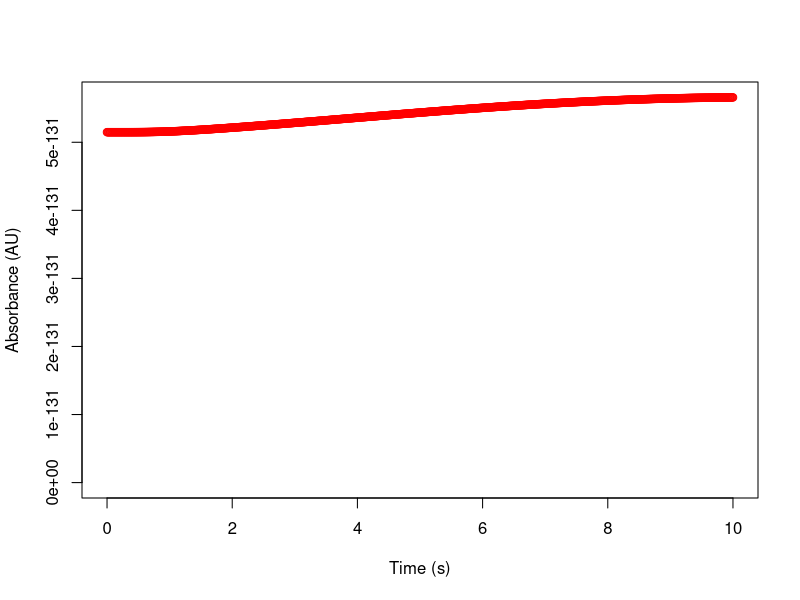

Here is the R script that generated this plot:
#load file
data = read.csv(text="5.148200222412096e-131
5.148200222412095e-131
5.148200222412167e-131
5.148200222416471e-131
5.148200222462501e-131
5.148200222704941e-131
5.148200223571646e-131
5.148200225996905e-131
5.148200231728761e-131
5.148200243701491e-131
5.148200266460978e-131
5.148200306628991e-131
5.14820037339184e-131
5.148200478999251e-131
5.148200639260208e-131
5.148200874023849e-131
5.148201207635e-131
5.148201669355612e-131
5.148202293744946e-131
5.148203120992985e-131
5.148204197203005e-131
5.148205574620627e-131
5.148207311807882e-131
5.148209473761905e-131
5.148212131978783e-131
5.14821536446389e-131
5.148219255690736e-131
5.148223896510726e-131
5.14822938401687e-131
5.14823582136458e-131
5.148243317553072e-131
5.148251987170895e-131
5.148261950109336e-131
5.148273331247282e-131
5.148286260111308e-131
5.148300870514452e-131
5.148317300177241e-131
5.148335690334276e-131
5.148356185329566e-131
5.14837893220368e-131
5.148404080275549e-131
5.148431780721612e-131
5.148462186154798e-131
5.148495450205674e-131
5.148531727107873e-131
5.148571171289758e-131
5.148613936974104e-131
5.148660177787399e-131
5.148710046380191e-131
5.148763694059781e-131
5.148821270436378e-131
5.148882923083693e-131
5.148948797214854e-131
5.149019035374296e-131
5.149093777146276e-131
5.149173158880467e-131
5.149257313434981e-131
5.149346369937124e-131
5.149440453562006e-131
5.149539685329137e-131
5.149644181916941e-131
5.149754055495164e-131
5.149869413574998e-131
5.149990358876688e-131
5.150116989214372e-131
5.150249397397784e-131
5.150387671150475e-131
5.150531893044058e-131
5.150682140448099e-131
5.150838485495034e-131
5.151000995059666e-131
5.1511697307526e-131
5.151344748927098e-131
5.151526100698659e-131
5.15171383197678e-131
5.151907983508179e-131
5.152108590930889e-131
5.152315684838539e-131
5.15252929085418e-131
5.152749429712959e-131
5.152976117353062e-131
5.15320936501416e-131
5.153449179342863e-131
5.1536955625044e-131
5.153948512299999e-131
5.154208022289337e-131
5.154474081917459e-131
5.154746676645587e-131
5.155025788085285e-131
5.155311394135406e-131
5.155603469121354e-131
5.155901983936097e-131
5.156206906182526e-131
5.156518200316671e-131
5.156835827791337e-131
5.157159747199778e-131
5.157489914419026e-131
5.157826282752473e-131
5.158168803071449e-131
5.158517423955394e-131
5.158872091830418e-131
5.159232751105895e-131
5.15959934430893e-131
5.159971812216428e-131
5.160350093984547e-131
5.160734127275405e-131
5.16112384838084e-131
5.161519192343081e-131
5.161920093072223e-131
5.162326483460369e-131
5.162738295492412e-131
5.16315546035326e-131
5.163577908531591e-131
5.16400556991998e-131
5.164438373911429e-131
5.164876249492226e-131
5.165319125331188e-131
5.165766929865243e-131
5.166219591381376e-131
5.166677038094979e-131
5.167139198224604e-131
5.167606000063186e-131
5.168077372045788e-131
5.168553242813857e-131
5.169033541276176e-131
5.169518196666415e-131
5.170007138597496e-131
5.170500297112747e-131
5.170997602733982e-131
5.171498986506541e-131
5.17200438004141e-131
5.17251371555447e-131
5.173026925903002e-131
5.173543944619507e-131
5.174064705942913e-131
5.174589144847322e-131
5.1751171970683e-131
5.175648799126888e-131
5.176183888351341e-131
5.176722402896748e-131
5.177264281762584e-131
5.177809464808288e-131
5.178357892766968e-131
5.178909507257279e-131
5.179464250793614e-131
5.180022066794647e-131
5.180582899590302e-131
5.181146694427267e-131
5.181713397473073e-131
5.182282955818893e-131
5.182855317481015e-131
5.183430431401187e-131
5.184008247445815e-131
5.184588716404087e-131
5.185171789985154e-131
5.185757420814321e-131
5.186345562428433e-131
5.18693616927038e-131
5.187529196682892e-131
5.188124600901608e-131
5.188722339047484e-131
5.189322369118615e-131
5.189924649981471e-131
5.190529141361638e-131
5.191135803834088e-131
5.191744598812979e-131
5.19235548854113e-131
5.192968436079076e-131
5.193583405293839e-131
5.194200360847409e-131
5.194819268184951e-131
5.195440093522814e-131
5.196062803836333e-131
5.19668736684746e-131
5.197313751012262e-131
5.1979419255083e-131
5.198571860221895e-131
5.199203525735358e-131
5.199836893314137e-131
5.200471934893946e-131
5.201108623067874e-131
5.201746931073501e-131
5.202386832780018e-131
5.203028302675409e-131
5.203671315853653e-131
5.204315848001989e-131
5.204961875388273e-131
5.20560937484839e-131
5.206258323773785e-131
5.206908700099072e-131
5.207560482289786e-131
5.208213649330215e-131
5.208868180711396e-131
5.209524056419209e-131
5.210181256922667e-131
5.210839763162271e-131
5.211499556538588e-131
5.212160618900948e-131
5.212822932536301e-131
5.213486480158243e-131
5.21415124489622e-131
5.214817210284856e-131
5.215484360253522e-131
5.216152679116001e-131
5.21682215156039e-131
5.217492762639119e-131
5.218164497759204e-131
5.218837342672641e-131
5.219511283466972e-131
5.220186306556064e-131
5.220862398671017e-131
5.221539546851288e-131
5.222217738435983e-131
5.222896961055297e-131
5.223577202622168e-131
5.224258451324077e-131
5.224940695615032e-131
5.225623924207722e-131
5.22630812606583e-131
5.226993290396533e-131
5.227679406643161e-131
5.228366464477999e-131
5.229054453795292e-131
5.229743364704364e-131
5.23043318752295e-131
5.231123912770637e-131
5.231815531162476e-131
5.23250803360275e-131
5.233201411178906e-131
5.233895655155583e-131
5.234590756968875e-131
5.235286708220623e-131
5.235983500672953e-131
5.236681126242888e-131
5.23737957699713e-131
5.23807884514694e-131
5.238778923043202e-131
5.239479803171558e-131
5.2401814781477e-131
5.240883940712812e-131
5.241587183729066e-131
5.2422912001753e-131
5.242995983142795e-131
5.243701525831141e-131
5.244407821544251e-131
5.245114863686468e-131
5.245822645758775e-131
5.246531161355129e-131
5.247240404158883e-131
5.247950367939309e-131
5.248661046548231e-131
5.249372433916742e-131
5.250084524052029e-131
5.250797311034273e-131
5.251510789013668e-131
5.252224952207478e-131
5.252939794897259e-131
5.253655311426071e-131
5.254371496195851e-131
5.255088343664829e-131
5.255805848345022e-131
5.256524004799812e-131
5.257242807641622e-131
5.257962251529603e-131
5.258682331167459e-131
5.259403041301302e-131
5.260124376717604e-131
5.260846332241162e-131
5.261568902733195e-131
5.262292083089459e-131
5.263015868238432e-131
5.263740253139574e-131
5.26446523278162e-131
5.265190802180944e-131
5.265916956380006e-131
5.266643690445762e-131
5.267370999468263e-131
5.268098878559171e-131
5.268827322850415e-131
5.269556327492851e-131
5.27028588765499e-131
5.271015998521752e-131
5.271746655293292e-131
5.272477853183843e-131
5.273209587420611e-131
5.273941853242715e-131
5.274674645900161e-131
5.275407960652856e-131
5.276141792769671e-131
5.276876137527509e-131
5.277610990210447e-131
5.278346346108896e-131
5.279082200518779e-131
5.279818548740768e-131
5.280555386079538e-131
5.281292707843056e-131
5.282030509341897e-131
5.282768785888585e-131
5.28350753279698e-131
5.28424674538167e-131
5.284986418957404e-131
5.285726548838547e-131
5.286467130338556e-131
5.287208158769477e-131
5.287949629441494e-131
5.288691537662454e-131
5.289433878737457e-131
5.290176647968437e-131
5.290919840653778e-131
5.291663452087959e-131
5.292407477561188e-131
5.293151912359098e-131
5.293896751762413e-131
5.294641991046687e-131
5.295387625481992e-131
5.296133650332693e-131
5.296880060857186e-131
5.297626852307688e-131
5.298374019930006e-131
5.299121558963363e-131
5.299869464640198e-131
5.300617732186007e-131
5.301366356819181e-131
5.302115333750864e-131
5.302864658184837e-131
5.303614325317374e-131
5.304364330337155e-131
5.305114668425162e-131
5.305865334754588e-131
5.306616324490784e-131
5.307367632791163e-131
5.30811925480516e-131
5.308871185674201e-131
5.309623420531636e-131
5.310375954502735e-131
5.311128782704642e-131
5.3118819002464e-131
5.312635302228903e-131
5.313388983744938e-131
5.31414293987917e-131
5.314897165708157e-131
5.315651656300401e-131
5.316406406716346e-131
5.317161412008433e-131
5.317916667221137e-131
5.318672167391e-131
5.319427907546715e-131
5.32018388270915e-131
5.320940087891439e-131
5.321696518099031e-131
5.322453168329765e-131
5.323210033573949e-131
5.323967108814448e-131
5.324724389026762e-131
5.325481869179098e-131
5.326239544232499e-131
5.326997409140902e-131
5.327755458851258e-131
5.328513688303634e-131
5.329272092431307e-131
5.330030666160867e-131
5.330789404412361e-131
5.331548302099359e-131
5.33230735412911e-131
5.333066555402624e-131
5.333825900814828e-131
5.334585385254652e-131
5.335345003605186e-131
5.336104750743772e-131
5.336864621542166e-131
5.337624610866634e-131
5.338384713578103e-131
5.339144924532291e-131
5.33990523857982e-131
5.340665650566389e-131
5.341426155332861e-131
5.342186747715433e-131
5.342947422545776e-131
5.343708174651133e-131
5.344468998854514e-131
5.345229889974773e-131
5.34599084282681e-131
5.34675185222167e-131
5.347512912966686e-131
5.348274019865645e-131
5.349035167718907e-131
5.349796351323558e-131
5.350557565473538e-131
5.351318804959802e-131
5.352080064570457e-131
5.352841339090881e-131
5.353602623303913e-131
5.354363911989946e-131
5.355125199927093e-131
5.355886481891338e-131
5.35664775265665e-131
5.357409006995148e-131
5.358170239677244e-131
5.358931445471753e-131
5.359692619146077e-131
5.36045375546631e-131
5.361214849197396e-131
5.361975895103259e-131
5.362736887946947e-131
5.363497822490781e-131
5.364258693496464e-131
5.365019495725244e-131
5.365780223938042e-131
5.366540872895585e-131
5.367301437358549e-131
5.368061912087684e-131
5.36882229184395e-131
5.36958257138866e-131
5.3703427454836e-131
5.371102808891169e-131
5.371862756374507e-131
5.372622582697613e-131
5.373382282625504e-131
5.374141850924306e-131
5.374901282361429e-131
5.375660571705637e-131
5.376419713727216e-131
5.377178703198077e-131
5.377937534891905e-131
5.378696203584261e-131
5.379454704052691e-131
5.380213031076885e-131
5.380971179438771e-131
5.381729143922647e-131
5.382486919315285e-131
5.383244500406064e-131
5.384001881987081e-131
5.384759058853261e-131
5.385516025802481e-131
5.386272777635672e-131
5.387029309156955e-131
5.387785615173715e-131
5.388541690496757e-131
5.389297529940375e-131
5.39005312832248e-131
5.390808480464713e-131
5.391563581192543e-131
5.39231842533538e-131
5.393073007726649e-131
5.393827323203952e-131
5.394581366609116e-131
5.395335132788329e-131
5.396088616592216e-131
5.396841812875962e-131
5.397594716499397e-131
5.398347322327096e-131
5.399099625228476e-131
5.399851620077886e-131
5.400603301754723e-131
5.401354665143502e-131
5.402105705133951e-131
5.402856416621117e-131
5.403606794505458e-131
5.4043568336929e-131
5.405106529094976e-131
5.405855875628873e-131
5.406604868217534e-131
5.407353501789752e-131
5.408101771280237e-131
5.408849671629718e-131
5.409597197785007e-131
5.410344344699109e-131
5.411091107331271e-131
5.41183748064709e-131
5.41258345961856e-131
5.413329039224193e-131
5.414074214449059e-131
5.414818980284882e-131
5.415563331730111e-131
5.416307263789998e-131
5.417050771476658e-131
5.417793849809158e-131
5.418536493813585e-131
5.419278698523115e-131
5.42002045897808e-131
5.420761770226041e-131
5.421502627321862e-131
5.42224302532777e-131
5.422982959313414e-131
5.423722424355952e-131
5.424461415540106e-131
5.425199927958212e-131
5.42593795671031e-131
5.426675496904185e-131
5.427412543655439e-131
5.428149092087553e-131
5.42888513733193e-131
5.429620674527979e-131
5.430355698823167e-131
5.431090205373063e-131
5.431824189341403e-131
5.432557645900157e-131
5.433290570229558e-131
5.434022957518195e-131
5.434754802963026e-131
5.435486101769457e-131
5.436216849151387e-131
5.436947040331259e-131
5.437676670540111e-131
5.438405735017632e-131
5.439134229012197e-131
5.439862147780942e-131
5.440589486589769e-131
5.441316240713437e-131
5.442042405435585e-131
5.442767976048793e-131
5.443492947854604e-131
5.444217316163586e-131
5.444941076295374e-131
5.445664223578721e-131
5.44638675335151e-131
5.447108660960828e-131
5.447829941763003e-131
5.448550591123626e-131
5.4492706044176e-131
5.449989977029198e-131
5.45070870435207e-131
5.451426781789298e-131
5.452144204753439e-131
5.452860968666546e-131
5.453577068960223e-131
5.454292501075636e-131
5.455007260463583e-131
5.455721342584487e-131
5.456434742908457e-131
5.457147456915326e-131
5.45785948009466e-131
5.458570807945803e-131
5.459281435977927e-131
5.459991359710021e-131
5.460700574670957e-131
5.461409076399507e-131
5.462116860444369e-131
5.462823922364219e-131
5.463530257727693e-131
5.464235862113466e-131
5.464940731110239e-131
5.465644860316802e-131
5.46634824534203e-131
5.467050881804917e-131
5.467752765334612e-131
5.468453891570435e-131
5.469154256161911e-131
5.469853854768771e-131
5.470552683061001e-131
5.471250736718854e-131
5.47194801143287e-131
5.472644502903907e-131
5.473340206843147e-131
5.474035118972137e-131
5.474729235022802e-131
5.47542255073745e-131
5.476115061868817e-131
5.476806764180074e-131
5.477497653444843e-131
5.478187725447219e-131
5.478876975981796e-131
5.479565400853663e-131
5.480252995878454e-131
5.480939756882338e-131
5.48162567970204e-131
5.482310760184868e-131
5.482994994188726e-131
5.483678377582116e-131
5.484360906244171e-131
5.485042576064665e-131
5.485723382944012e-131
5.486403322793298e-131
5.487082391534299e-131
5.487760585099471e-131
5.488437899431978e-131
5.489114330485709e-131
5.489789874225278e-131
5.49046452662604e-131
5.491138283674113e-131
5.491811141366375e-131
5.492483095710483e-131
5.493154142724869e-131
5.493824278438776e-131
5.494493498892253e-131
5.495161800136159e-131
5.495829178232181e-131
5.496495629252841e-131
5.497161149281506e-131
5.497825734412388e-131
5.498489380750572e-131
5.499152084412004e-131
5.499813841523495e-131
5.500474648222753e-131
5.501134500658373e-131
5.501793394989833e-131
5.502451327387531e-131
5.503108294032762e-131
5.503764291117735e-131
5.504419314845582e-131
5.505073361430362e-131
5.505726427097058e-131
5.506378508081595e-131
5.507029600630832e-131
5.507679701002575e-131
5.50832880546556e-131
5.508976910299509e-131
5.509624011795066e-131
5.510270106253844e-131
5.510915189988427e-131
5.511559259322346e-131
5.512202310590111e-131
5.512844340137194e-131
5.513485344320041e-131
5.514125319506069e-131
5.514764262073668e-131
5.515402168412201e-131
5.516039034922024e-131
5.516674858014449e-131
5.517309634111783e-131
5.517943359647296e-131
5.518576031065263e-131
5.519207644820909e-131
5.519838197380469e-131
5.520467685221127e-131
5.521096104831076e-131
5.521723452709464e-131
5.522349725366423e-131
5.522974919323077e-131
5.523599031111507e-131
5.524222057274776e-131
5.524843994366918e-131
5.525464838952947e-131
5.526084587608828e-131
5.526703236921507e-131
5.527320783488895e-131
5.52793722391986e-131
5.528552554834236e-131
5.529166772862807e-131
5.529779874647311e-131
5.530391856840448e-131
5.531002716105856e-131
5.531612449118119e-131
5.532221052562762e-131
5.532828523136253e-131
5.533434857545991e-131
5.534040052510294e-131
5.534644104758421e-131
5.535247011030544e-131
5.53584876807775e-131
5.536449372662041e-131
5.537048821556324e-131
5.537647111544419e-131
5.538244239421022e-131
5.538840201991736e-131
5.539434996073056e-131
5.540028618492343e-131
5.540621066087838e-131
5.541212335708668e-131
5.541802424214804e-131
5.542391328477081e-131
5.542979045377192e-131
5.54356557180767e-131
5.544150904671898e-131
5.544735040884082e-131
5.545317977369254e-131
5.545899711063271e-131
5.546480238912807e-131
5.547059557875336e-131
5.547637664919136e-131
5.548214557023276e-131
5.548790231177603e-131
5.549364684382755e-131
5.54993791365013e-131
5.550509916001899e-131
5.551080688470973e-131
5.551650228101035e-131
5.552218531946471e-131
5.552785597072439e-131
5.553351420554789e-131
5.553915999480104e-131
5.55447933094567e-131
5.555041412059472e-131
5.555602239940182e-131
5.556161811717157e-131
5.556720124530425e-131
5.557277175530683e-131
5.557832961879285e-131
5.558387480748218e-131
5.558940729320126e-131
5.559492704788269e-131
5.560043404356532e-131
5.560592825239408e-131
5.561140964661989e-131
5.561687819859968e-131
5.562233388079615e-131
5.562777666577765e-131
5.563320652621825e-131
5.56386234348976e-131
5.564402736470061e-131
5.564941828861774e-131
5.565479617974462e-131
5.566016101128189e-131
5.566551275653533e-131
5.567085138891573e-131
5.56761768819386e-131
5.568148920922418e-131
5.568678834449745e-131
5.569207426158781e-131
5.569734693442907e-131
5.570260633705945e-131
5.570785244362131e-131
5.571308522836109e-131
5.571830466562929e-131
5.572351072988031e-131
5.572870339567217e-131
5.573388263766676e-131
5.573904843062942e-131
5.574420074942895e-131
5.574933956903736e-131
5.575446486453024e-131
5.575957661108594e-131
5.576467478398598e-131
5.57697593586147e-131
5.577483031045924e-131
5.577988761510943e-131
5.57849312482576e-131
5.578996118569853e-131
5.579497740332937e-131
5.579997987714928e-131
5.580496858325972e-131
5.580994349786404e-131
5.581490459726739e-131
5.581985185787666e-131
5.582478525620037e-131
5.582970476884859e-131
5.583461037253267e-131
5.583950204406526e-131
5.584437976036009e-131
5.584924349843194e-131
5.585409323539649e-131
5.585892894847017e-131
5.586375061497008e-131
5.58685582123137e-131
5.58733517180192e-131
5.587813110970481e-131
5.588289636508889e-131
5.588764746198992e-131
5.589238437832629e-131
5.589710709211619e-131
5.590181558147739e-131
5.590650982462715e-131
5.591118979988227e-131
5.591585548565875e-131
5.592050686047179e-131
5.592514390293553e-131
5.592976659176311e-131
5.593437490576632e-131
5.593896882385567e-131
5.594354832504027e-131
5.594811338842737e-131
5.595266399322273e-131
5.595720011873014e-131
5.596172174435134e-131
5.596622884958596e-131
5.597072141403147e-131
5.597519941738284e-131
5.597966283943252e-131
5.598411166007036e-131
5.598854585928345e-131
5.599296541715588e-131
5.599737031386876e-131
5.600176052969998e-131
5.600613604502415e-131
5.601049684031245e-131
5.601484289613241e-131
5.6019174193148e-131
5.602349071211921e-131
5.602779243390213e-131
5.603207933944871e-131
5.60363514098067e-131
5.604060862611945e-131
5.604485096962577e-131
5.604907842165995e-131
5.605329096365129e-131
5.605748857712445e-131
5.606167124369883e-131
5.606583894508873e-131
5.606999166310313e-131
5.607412937964559e-131
5.607825207671402e-131
5.608235973640065e-131
5.608645234089185e-131
5.609052987246809e-131
5.609459231350342e-131
5.609863964646595e-131
5.610267185391717e-131
5.610668891851221e-131
5.61106908229994e-131
5.611467755022022e-131
5.611864908310932e-131
5.61226054046942e-131
5.612654649809509e-131
5.613047234652502e-131
5.61343829332893e-131
5.613827824178574e-131
5.614215825550435e-131
5.614602295802719e-131
5.614987233302834e-131
5.615370636427358e-131
5.615752503562046e-131
5.616132833101807e-131
5.616511623450674e-131
5.616888873021825e-131
5.617264580237534e-131
5.617638743529186e-131
5.618011361337238e-131
5.618382432111222e-131
5.618751954309722e-131
5.619119926400375e-131
5.619486346859832e-131
5.619851214173769e-131
5.620214526836852e-131
5.620576283352743e-131
5.620936482234062e-131
5.62129512200241e-131
5.621652201188307e-131
5.622007718331219e-131
5.622361671979516e-131
5.622714060690487e-131
5.623064883030297e-131
5.62341413757398e-131
5.62376182290544e-131
5.624107937617425e-131
5.624452480311512e-131
5.624795449598096e-131
5.625136844096378e-131
5.625476662434346e-131
5.625814903248764e-131
5.626151565185152e-131
5.626486646897792e-131
5.626820147049685e-131
5.627152064312552e-131
5.627482397366829e-131
5.627811144901632e-131
5.628138305614759e-131
5.628463878212671e-131
5.628787861410476e-131
5.629110253931917e-131
5.629431054509349e-131
5.629750261883752e-131
5.630067874804677e-131
5.63038389203027e-131
5.630698312327222e-131
5.631011134470793e-131
5.631322357244771e-131
5.631631979441454e-131
5.631939999861669e-131
5.63224641731471e-131
5.632551230618373e-131
5.632854438598907e-131
5.633156040091011e-131
5.633456033937817e-131
5.633754418990896e-131
5.634051194110212e-131
5.634346358164123e-131
5.634639910029369e-131
5.634931848591056e-131
5.635222172742645e-131
5.63551088138593e-131
5.635797973431022e-131
5.636083447796353e-131
5.636367303408639e-131
5.636649539202886e-131
5.636930154122359e-131
5.637209147118577e-131
5.637486517151298e-131
5.637762263188501e-131
5.638036384206374e-131
5.638308879189311e-131
5.638579747129874e-131
5.638848987028799e-131
5.639116597894965e-131
5.639382578745407e-131
5.639646928605281e-131
5.639909646507836e-131
5.640170731494437e-131
5.640430182614514e-131
5.640687998925584e-131
5.640944179493211e-131
5.641198723390983e-131
5.641451629700545e-131
5.641702897511522e-131
5.641952525921547e-131
5.642200514036248e-131
5.642446860969211e-131
5.642691565841981e-131
5.64293462778403e-131
5.64317604593278e-131
5.643415819433554e-131
5.643653947439561e-131
5.643890429111922e-131
5.644125263619604e-131
5.644358450139437e-131
5.644589987856101e-131
5.644819875962097e-131
5.64504811365774e-131
5.645274700151139e-131
5.645499634658207e-131
5.645722916402607e-131
5.645944544615768e-131
5.646164518536871e-131
5.646382837412815e-131
5.64659950049822e-131
5.646814507055402e-131
5.647027856354365e-131
5.647239547672796e-131
5.647449580296028e-131
5.647657953517044e-131
5.647864666636465e-131
5.648069718962513e-131
5.648273109811026e-131
5.648474838505429e-131
5.648674904376717e-131
5.648873306763452e-131
5.649070045011732e-131
5.64926511847521e-131
5.64945852651503e-131
5.64965026849985e-131
5.649840343805841e-131
5.650028751816616e-131
5.650215491923274e-131
5.650400563524355e-131
5.650583966025834e-131
5.650765698841115e-131
5.650945761390993e-131
5.651124153103668e-131
5.651300873414724e-131
5.65147592176709e-131
5.651649297611073e-131
5.651821000404287e-131
5.651991029611699e-131
5.652159384705569e-131
5.652326065165452e-131
5.652491070478188e-131
5.652654400137889e-131
5.652816053645918e-131
5.652976030510874e-131
5.653134330248583e-131
5.653290952382097e-131
5.653445896441638e-131
5.653599161964644e-131
5.653750748495708e-131
5.653900655586568e-131
5.65404888279614e-131
5.654195429690429e-131
5.654340295842581e-131
5.65448348083284e-131
5.654624984248532e-131
5.654764805684054e-131
5.654902944740884e-131
5.655039401027515e-131
5.6551741741595e-131
5.655307263759392e-131
5.655438669456761e-131
5.655568390888166e-131
5.655696427697141e-131
5.65582277953418e-131
5.655947446056744e-131
5.65607042692921e-131
5.656191721822888e-131
5.656311330415993e-131
5.656429252393642e-131
5.656545487447831e-131
5.656660035277417e-131
5.656772895588119e-131
5.656884068092498e-131
5.656993552509937e-131
5.657101348566633e-131
5.657207455995575e-131
5.657311874536557e-131
5.657414603936139e-131
5.657515643947618e-131
5.657614994331072e-131
5.657712654853282e-131
5.657808625287759e-131
5.657902905414728e-131
5.65799549502107e-131
5.658086393900391e-131
5.658175601852919e-131
5.658263118685563e-131
5.658348944211846e-131
5.658433078251928e-131
5.658515520632563e-131
5.658596271187125e-131
5.658675329755554e-131
5.658752696184363e-131
5.658828370326624e-131
5.658902352041932e-131
5.658974641196438e-131
5.659045237662786e-131
5.65911414132014e-131")
times <- seq(from=0, to=10, by=0.01)

maximum <- max(data)

png(filename = "beers.png");
plot(times, data[,1], col=hsv(0, 1, 1), ylim=c(0, maximum), xlab="Time (s)", ylab="Absorbance (AU)")

dev.off()
